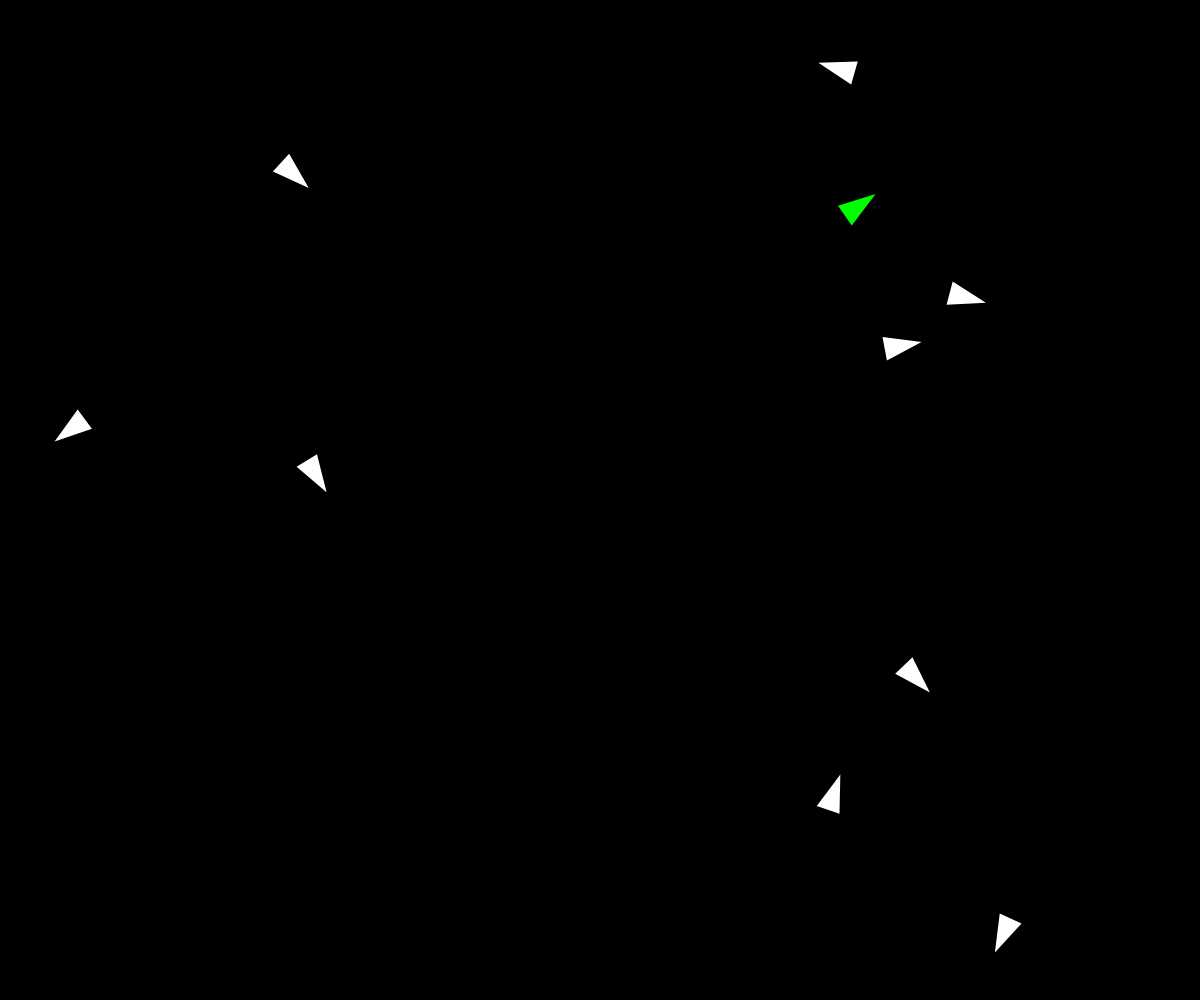
Frame 1 (no input)
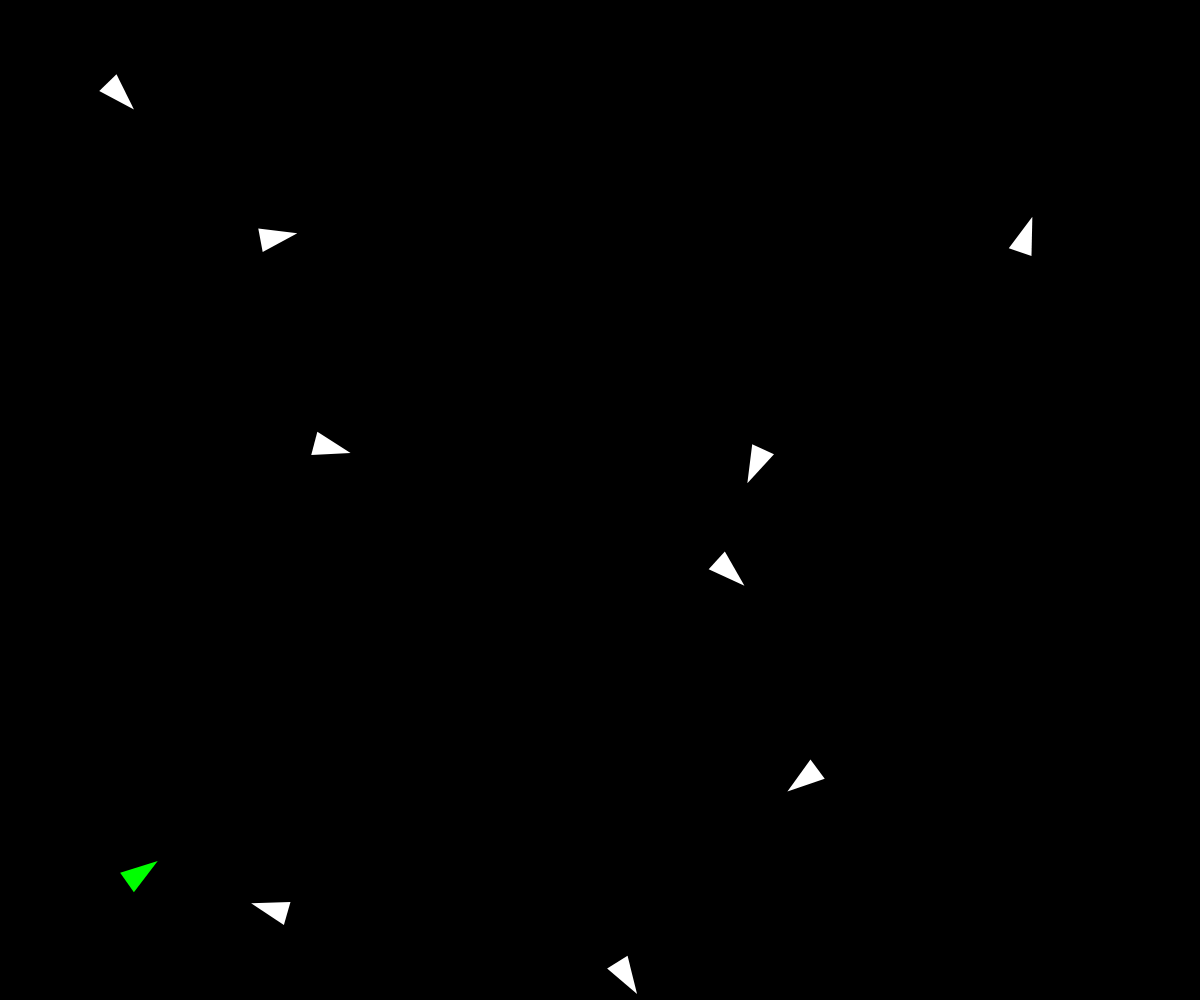
Frame 60 (no input)
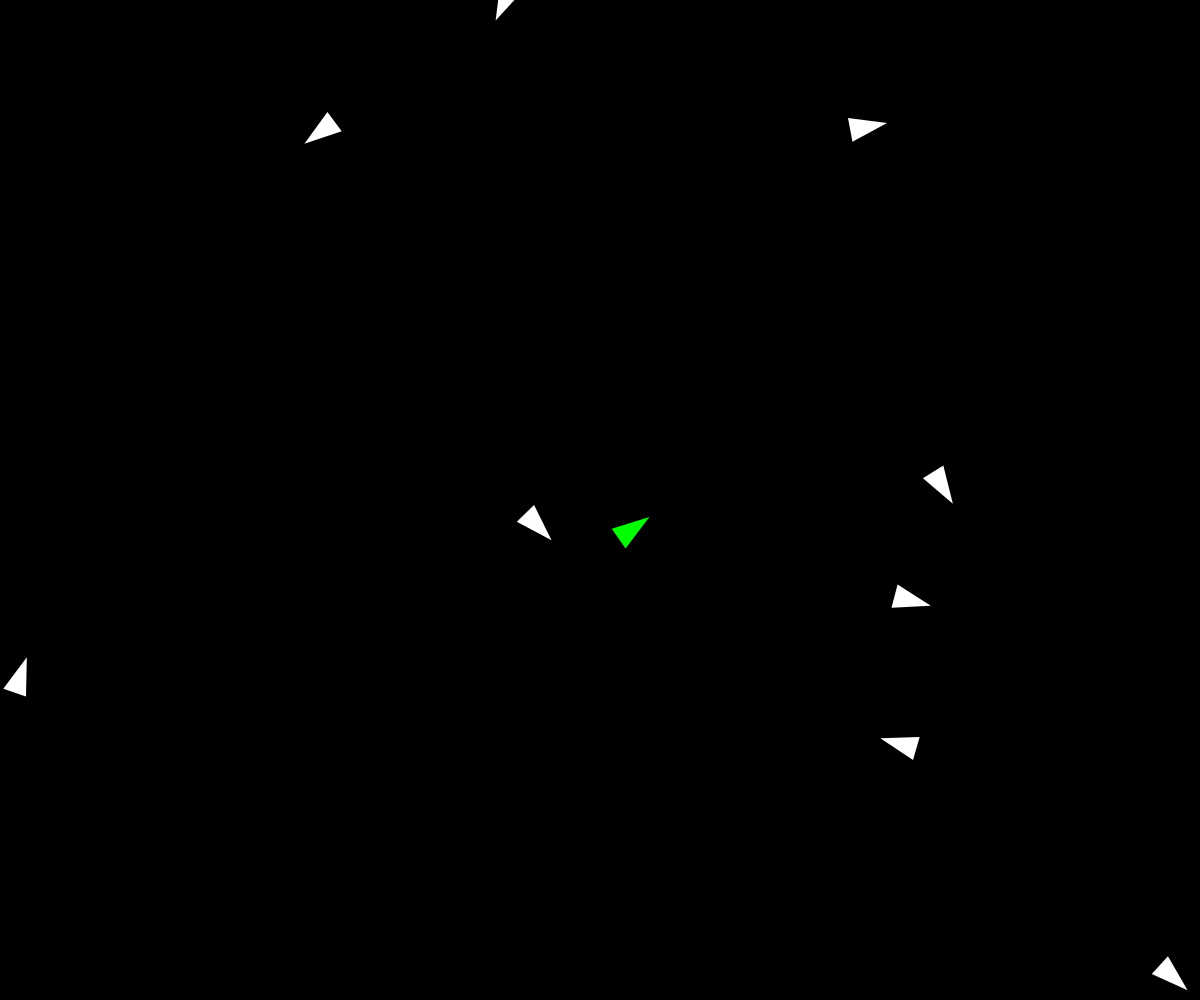
Frame 120 (the mouse pressed at the canvas centre since frame 60)

The p5.js sketch that drew these frames (run headless with seeded random() and noise() and a simulated clock; from frame 60 on, the mouse is pressed at the canvas centre):

// p5.js sketch
// ── sketch.js
/* Boids, by Craig Reynolds - https://www.red3d.com/cwr/boids/ */

let boids = [];
let count = 10;

function setup() {
  createCanvas(windowWidth, windowHeight);
  frameRate(60);

  for (i = 0; i < count; i++){
    r_x = random(width)
    r_y = random(height)
    boids[i] = new Boid(r_x, r_y);
  }
  boids[0].color = 'rgb(0, 255, 0)';
}

function draw() {
  background(0);
  let p_boids = boids;
  for (i = 0; i < boids.length; i++){
    boids[i].steer(p_boids);
    boids[i].update();
    boids[i].show();
  }
}

// ── boid.js
class Boid {
  constructor(x, y, color = 255){
    this.pos = createVector(x, y);
    this.vel = 10;
    this.dir = p5.Vector.random2D().mult(this.vel);
    this.size = 50;
    this.color = color;
    this.view_r = 100;
  }

  separation(others){
    let vec = createVector(0, 0);
    
    return vec;
  }

  alignment(others){
    let mean = createVector(0, 0);
    
    return mean;
  }
  
  cohesion(others){
    let mean = createVector(0, 0);
    
    return mean;
  }

  steer(others){
    let sep = this.separation(others);
    let ali = this.alignment(others);
    let coh = this.cohesion(others);
    let total = createVector(0, 0);
    total.add(sep.mult(1));
    total.add(ali.mult(1));
    total.add(coh.mult(1));
    this.dir.add(total.limit(10));
    this.dir.limit(this.vel);
  }

  update(){
    this.pos.add(this.dir);
    if(this.pos.x < 0) this.pos.x = width;
    if(this.pos.y < 0) this.pos.y = height;
    if(this.pos.x > width) this.pos.x = 0;
    if(this.pos.y > height) this.pos.y = 0;
  }

  show(){
    let a = floor(this.size / 2);
    let b = floor(a / 2);
    let angle = this.dir.heading();
    noStroke();
    fill(this.color);
    push();
    translate(this.pos.x, this.pos.y);
    rotate(angle - 0.5*PI)
    triangle(-b, -a, 0, a/2, b, -a);
    pop();
  }
}
